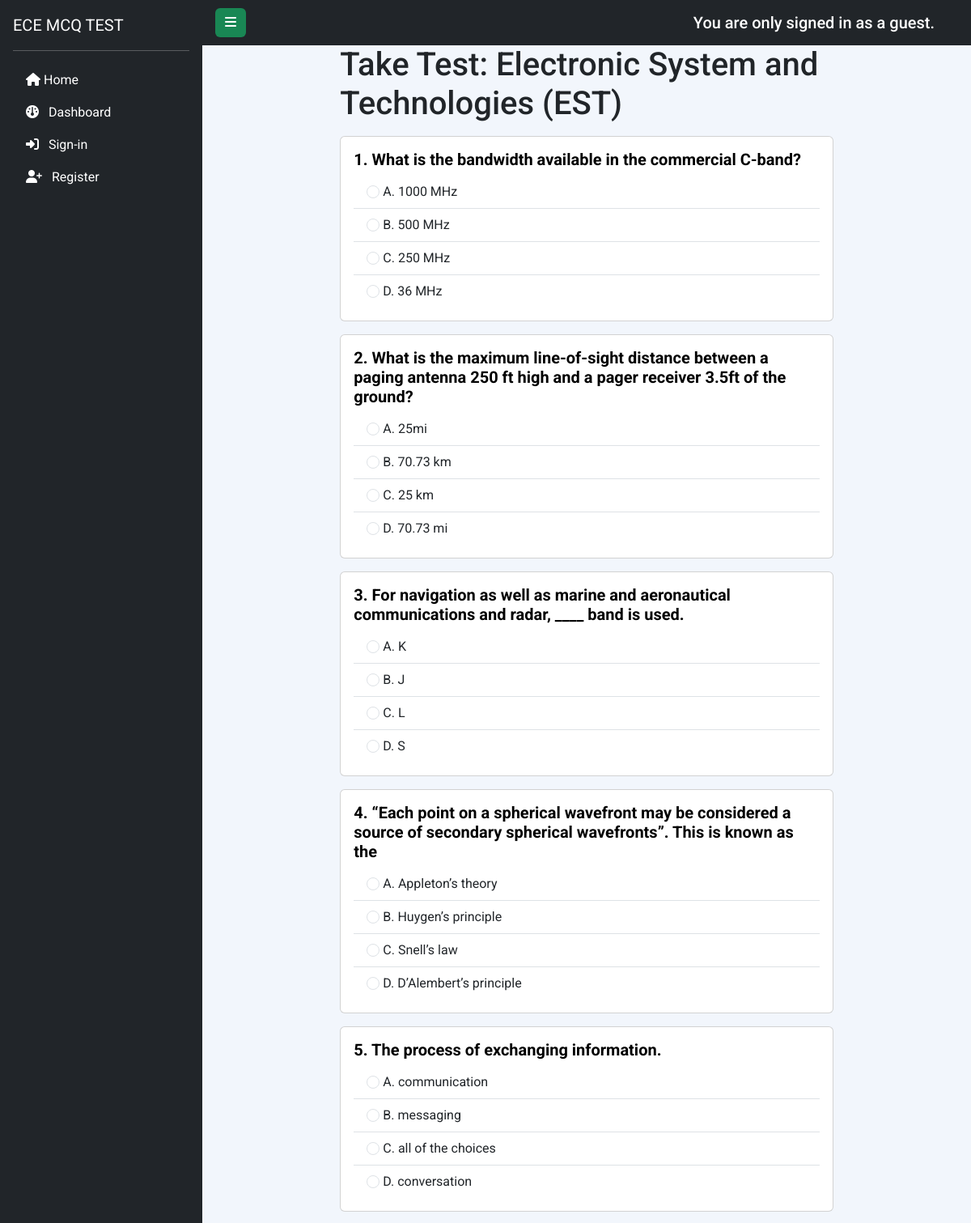
The app's page /take_test/1 (upper part) with its own data.
### app.py (models this page shows)
class Subject(db.Model):
    id = db.Column(db.Integer, primary_key=True)
    name = db.Column(db.String(100))
    date_added = db.Column(db.DateTime, default=datetime.utcnow)
    questions = db.relationship('Question', backref='subject', cascade='all, delete-orphan')

class Question(db.Model):
    id = db.Column(db.Integer, primary_key=True)
    question_text = db.Column(db.String(500), nullable=False)
    subject_id = db.Column(db.Integer, db.ForeignKey('subject.id'), nullable=False)
    choices = db.relationship('Choice', backref='question', cascade='all, delete-orphan')

class Choice(db.Model):
    id = db.Column(db.Integer, primary_key=True)
    choice_text = db.Column(db.String(200), nullable=False)
    is_correct = db.Column(db.Boolean, default=False)
    question_id = db.Column(db.Integer, db.ForeignKey('question.id'), nullable=False)

### app.py (the view, shortened to what this page needs)
@app.route('/take_test/<int:subject_id>', methods=['GET', 'POST'])
def take_test(subject_id):
    subject = Subject.query.get(subject_id)
    total_questions = len(subject.questions)
    randomized_questions = random.sample(subject.questions, len(subject.questions))
    for question in randomized_questions:
        question.randomized_choices = random.sample(question.choices, len(question.choices))
    return render_template('take_test.html', subject=subject, randomized_questions=randomized_questions)

### app.py (called while the page is built)
@app.template_filter('alphabetic')
def alphabetic_filter(index):
    return chr(ord('A') + index - 1)

### templates/take_test.html (shortened to what this page needs)
{% extends "layout.html" %}
{% block content %}
    <div class="container col-8">
        <h1>Take Test: {{ subject.name }}</h1>
        <form method="POST">
            {% for question in randomized_questions %}
                <div class="card my-3">
                    <div class="card-body">
                        <h5 class="card-title">{{ loop.index }}. {{ question.question_text }}</h5>
                        <ul class="list-group list-group-flush">
                            {% for choice in question.randomized_choices %}
                                <li class="list-group-item">
                                    <input class="form-check-input" type="radio" name="question_{{ question.id }}" value="{{ choice.id }}" required>
                                    {{ loop.index|alphabetic }}.  {{ choice.choice_text }}
                                </li>
                            {% endfor %}
                        </ul>
                    </div>
                </div>
            {% endfor %}
        </form>
    </div>
{% endblock %}

### static/style.css (style rules this page uses)
* { margin: 0; padding: 0; box-sizing: border-box; }
body { min-height: 100vh; font-family: 'Roboto', sans-serif; font-weight: 400; background-color:#f2f6fc; }

### templates/take_test.html (style rules this page uses)
.card-title { color:black; font-weight: bold; }

### records on screen
Subject: name "Electronic System and Technologies (EST)"
Question: question_text "What is the bandwidth available in the commercial C-band?"
Choice: choice_text "1000 MHz"
Choice: choice_text "500 MHz"
Choice: choice_text "250 MHz"
Choice: choice_text "36 MHz"
Question: question_text "What is the maximum line-of-sight distance between a paging antenna 250 ft high and a pager receiver 3.5ft of the ground?"
Choice: choice_text "25mi"
Choice: choice_text "70.73 km"
Choice: choice_text "25 km"
Choice: choice_text "70.73 mi"
Question: question_text "For navigation as well as marine and aeronautical communications and radar, ____ band is used."
Choice: choice_text "K"
Choice: choice_text "J"
Choice: choice_text "L"
Choice: choice_text "S"
Question: question_text "“Each point on a spherical wavefront may be considered a source of secondary spherical wavefronts”. This is known as the"
Choice: choice_text "Appleton’s theory"
Choice: choice_text "Huygen’s principle"
Choice: choice_text "Snell’s law"
Choice: choice_text "D’Alembert’s principle"
Question: question_text "The process of exchanging information."
Choice: choice_text "communication"
Choice: choice_text "messaging"
Choice: choice_text "all of the choices"
Choice: choice_text "conversation"
